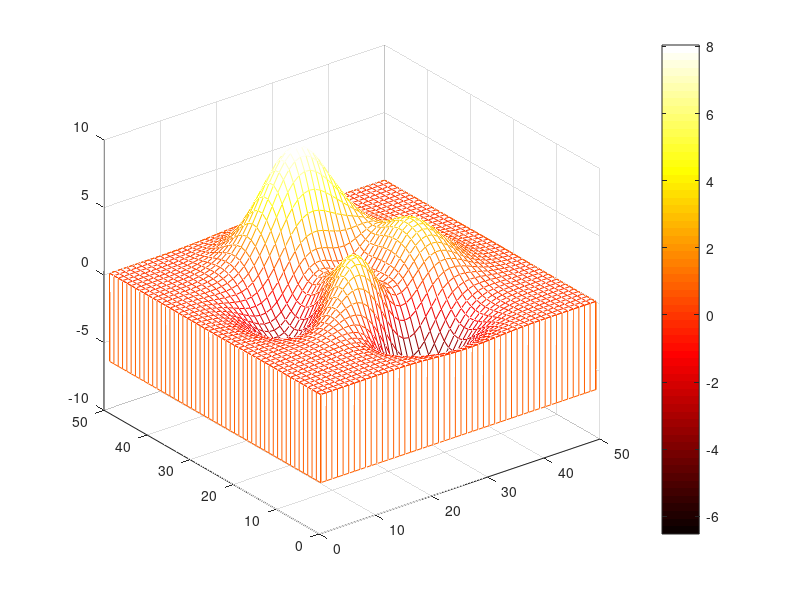

MATLAB code to generate this figure:
clc;
clear all;
close all;

pk=peaks(50);
mesh(pk)
meshz(pk)
%meshc(pk)
%contour(pk);
%surf(pk);%fills color
%shading interp;
%shading faceted; %default
%%
colormap('hot')


colorbar;